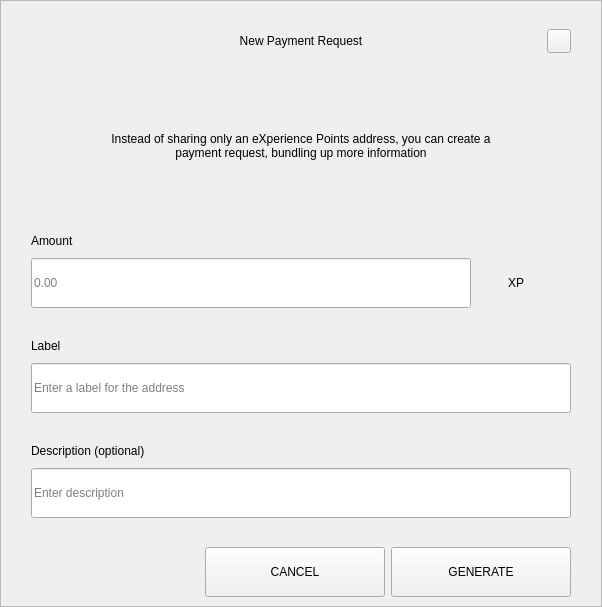
<?xml version="1.0" encoding="UTF-8"?>
<ui version="4.0">
 <class>RequestDialog</class>
 <widget class="QDialog" name="RequestDialog">
  <property name="geometry">
   <rect>
    <x>0</x>
    <y>0</y>
    <width>602</width>
    <height>607</height>
   </rect>
  </property>
  <property name="windowTitle">
   <string>Dialog</string>
  </property>
  <layout class="QVBoxLayout" name="verticalLayout_5">
   <property name="spacing">
    <number>0</number>
   </property>
   <property name="leftMargin">
    <number>0</number>
   </property>
   <property name="topMargin">
    <number>0</number>
   </property>
   <property name="rightMargin">
    <number>0</number>
   </property>
   <property name="bottomMargin">
    <number>0</number>
   </property>
   <item>
    <widget class="QFrame" name="frame">
     <property name="styleSheet">
      <string notr="true"/>
     </property>
     <property name="frameShape">
      <enum>QFrame::StyledPanel</enum>
     </property>
     <property name="frameShadow">
      <enum>QFrame::Raised</enum>
     </property>
     <layout class="QVBoxLayout" name="verticalLayout_4" stretch="1,0,0">
      <property name="spacing">
       <number>0</number>
      </property>
      <property name="leftMargin">
       <number>30</number>
      </property>
      <property name="topMargin">
       <number>20</number>
      </property>
      <property name="rightMargin">
       <number>30</number>
      </property>
      <property name="bottomMargin">
       <number>0</number>
      </property>
      <item>
       <layout class="QHBoxLayout" name="horizontalLayout_3">
        <property name="spacing">
         <number>0</number>
        </property>
        <item>
         <spacer name="horizontalSpacer_21">
          <property name="orientation">
           <enum>Qt::Horizontal</enum>
          </property>
          <property name="sizeHint" stdset="0">
           <size>
            <width>40</width>
            <height>20</height>
           </size>
          </property>
         </spacer>
        </item>
        <item>
         <widget class="QLabel" name="labelTitle">
          <property name="minimumSize">
           <size>
            <width>0</width>
            <height>40</height>
           </size>
          </property>
          <property name="maximumSize">
           <size>
            <width>16777215</width>
            <height>40</height>
           </size>
          </property>
          <property name="styleSheet">
           <string notr="true">padding-left:24px;</string>
          </property>
          <property name="text">
           <string>New Payment Request</string>
          </property>
          <property name="alignment">
           <set>Qt::AlignCenter</set>
          </property>
          <property name="margin">
           <number>7</number>
          </property>
         </widget>
        </item>
        <item>
         <spacer name="horizontalSpacer">
          <property name="orientation">
           <enum>Qt::Horizontal</enum>
          </property>
          <property name="sizeHint" stdset="0">
           <size>
            <width>40</width>
            <height>20</height>
           </size>
          </property>
         </spacer>
        </item>
        <item>
         <widget class="QPushButton" name="btnEsc">
          <property name="minimumSize">
           <size>
            <width>24</width>
            <height>24</height>
           </size>
          </property>
          <property name="maximumSize">
           <size>
            <width>24</width>
            <height>24</height>
           </size>
          </property>
          <property name="focusPolicy">
           <enum>Qt::NoFocus</enum>
          </property>
          <property name="text">
           <string/>
          </property>
         </widget>
        </item>
       </layout>
      </item>
      <item>
       <widget class="QStackedWidget" name="stack">
        <property name="minimumSize">
         <size>
          <width>540</width>
          <height>0</height>
         </size>
        </property>
        <property name="maximumSize">
         <size>
          <width>540</width>
          <height>16777215</height>
         </size>
        </property>
        <property name="currentIndex">
         <number>0</number>
        </property>
        <widget class="QWidget" name="page_1">
         <property name="minimumSize">
          <size>
           <width>540</width>
           <height>0</height>
          </size>
         </property>
         <property name="maximumSize">
          <size>
           <width>540</width>
           <height>16777215</height>
          </size>
         </property>
         <layout class="QVBoxLayout" name="layout1">
          <property name="spacing">
           <number>0</number>
          </property>
          <property name="leftMargin">
           <number>0</number>
          </property>
          <property name="topMargin">
           <number>0</number>
          </property>
          <property name="rightMargin">
           <number>0</number>
          </property>
          <property name="bottomMargin">
           <number>0</number>
          </property>
          <item>
           <spacer name="verticalSpacer_21">
            <property name="orientation">
             <enum>Qt::Vertical</enum>
            </property>
            <property name="sizeType">
             <enum>QSizePolicy::Fixed</enum>
            </property>
            <property name="sizeHint" stdset="0">
             <size>
              <width>20</width>
              <height>30</height>
             </size>
            </property>
           </spacer>
          </item>
          <item alignment="Qt::AlignHCenter">
           <widget class="QLabel" name="labelMessage">
            <property name="minimumSize">
             <size>
              <width>400</width>
              <height>50</height>
             </size>
            </property>
            <property name="text">
             <string>Instead of sharing only an eXperience Points address, you can create a payment request, bundling up more information</string>
            </property>
            <property name="alignment">
             <set>Qt::AlignCenter</set>
            </property>
            <property name="wordWrap">
             <bool>true</bool>
            </property>
           </widget>
          </item>
          <item alignment="Qt::AlignBottom">
           <widget class="QWidget" name="containerAmount" native="true">
            <layout class="QVBoxLayout" name="verticalLayout">
             <property name="spacing">
              <number>9</number>
             </property>
             <property name="leftMargin">
              <number>0</number>
             </property>
             <property name="topMargin">
              <number>0</number>
             </property>
             <property name="rightMargin">
              <number>0</number>
             </property>
             <property name="bottomMargin">
              <number>0</number>
             </property>
             <item>
              <widget class="QLabel" name="labelSubtitleAmount">
               <property name="minimumSize">
                <size>
                 <width>350</width>
                 <height>16</height>
                </size>
               </property>
               <property name="maximumSize">
                <size>
                 <width>16777215</width>
                 <height>16</height>
                </size>
               </property>
               <property name="text">
                <string>Amount</string>
               </property>
              </widget>
             </item>
             <item alignment="Qt::AlignTop">
              <widget class="QWidget" name="layoutAmount" native="true">
               <layout class="QHBoxLayout" name="horizontalLayout" stretch="2,0">
                <property name="spacing">
                 <number>0</number>
                </property>
                <property name="leftMargin">
                 <number>0</number>
                </property>
                <property name="topMargin">
                 <number>0</number>
                </property>
                <property name="rightMargin">
                 <number>0</number>
                </property>
                <property name="bottomMargin">
                 <number>0</number>
                </property>
                <item>
                 <widget class="QLineEdit" name="lineEditAmount">
                  <property name="minimumSize">
                   <size>
                    <width>0</width>
                    <height>50</height>
                   </size>
                  </property>
                  <property name="maximumSize">
                   <size>
                    <width>16777215</width>
                    <height>50</height>
                   </size>
                  </property>
                  <property name="placeholderText">
                   <string notr="true">0.00</string>
                  </property>
                 </widget>
                </item>
                <item>
                 <widget class="QWidget" name="comboContainer" native="true">
                  <property name="minimumSize">
                   <size>
                    <width>100</width>
                    <height>50</height>
                   </size>
                  </property>
                  <property name="maximumSize">
                   <size>
                    <width>16777215</width>
                    <height>50</height>
                   </size>
                  </property>
                  <layout class="QHBoxLayout" name="horizontalLayout_31">
                   <property name="spacing">
                    <number>0</number>
                   </property>
                   <property name="leftMargin">
                    <number>0</number>
                   </property>
                   <property name="topMargin">
                    <number>0</number>
                   </property>
                   <property name="rightMargin">
                    <number>10</number>
                   </property>
                   <property name="bottomMargin">
                    <number>0</number>
                   </property>
                   <item>
                    <widget class="QLabel" name="comboBoxCoin">
                     <property name="text">
                      <string>XP</string>
                     </property>
                     <property name="alignment">
                      <set>Qt::AlignCenter</set>
                     </property>
                    </widget>
                   </item>
                  </layout>
                 </widget>
                </item>
               </layout>
              </widget>
             </item>
            </layout>
           </widget>
          </item>
          <item>
           <spacer name="verticalSpacer_31">
            <property name="orientation">
             <enum>Qt::Vertical</enum>
            </property>
            <property name="sizeType">
             <enum>QSizePolicy::Fixed</enum>
            </property>
            <property name="sizeHint" stdset="0">
             <size>
              <width>20</width>
              <height>30</height>
             </size>
            </property>
           </spacer>
          </item>
          <item>
           <layout class="QVBoxLayout" name="verticalLayoutLabel">
            <property name="spacing">
             <number>9</number>
            </property>
            <item>
             <widget class="QLabel" name="labelSubtitleLabel">
              <property name="minimumSize">
               <size>
                <width>0</width>
                <height>16</height>
               </size>
              </property>
              <property name="maximumSize">
               <size>
                <width>16777215</width>
                <height>16</height>
               </size>
              </property>
              <property name="text">
               <string>Label</string>
              </property>
             </widget>
            </item>
            <item>
             <widget class="QLineEdit" name="lineEditLabel">
              <property name="minimumSize">
               <size>
                <width>0</width>
                <height>50</height>
               </size>
              </property>
              <property name="maximumSize">
               <size>
                <width>16777215</width>
                <height>50</height>
               </size>
              </property>
              <property name="placeholderText">
               <string>Enter a label for the address</string>
              </property>
             </widget>
            </item>
           </layout>
          </item>
          <item>
           <spacer name="verticalSpacer_34">
            <property name="orientation">
             <enum>Qt::Vertical</enum>
            </property>
            <property name="sizeType">
             <enum>QSizePolicy::Fixed</enum>
            </property>
            <property name="sizeHint" stdset="0">
             <size>
              <width>20</width>
              <height>30</height>
             </size>
            </property>
           </spacer>
          </item>
          <item>
           <layout class="QVBoxLayout" name="verticalLayoutDescription">
            <property name="spacing">
             <number>9</number>
            </property>
            <item>
             <widget class="QLabel" name="labelSubtitleDescription">
              <property name="minimumSize">
               <size>
                <width>0</width>
                <height>16</height>
               </size>
              </property>
              <property name="maximumSize">
               <size>
                <width>16777215</width>
                <height>16</height>
               </size>
              </property>
              <property name="text">
               <string>Description (optional)</string>
              </property>
             </widget>
            </item>
            <item>
             <widget class="QLineEdit" name="lineEditDescription">
              <property name="minimumSize">
               <size>
                <width>0</width>
                <height>50</height>
               </size>
              </property>
              <property name="maximumSize">
               <size>
                <width>16777215</width>
                <height>50</height>
               </size>
              </property>
              <property name="placeholderText">
               <string>Enter description</string>
              </property>
             </widget>
            </item>
            <item>
             <spacer name="verticalSpacer_4">
              <property name="orientation">
               <enum>Qt::Vertical</enum>
              </property>
              <property name="sizeType">
               <enum>QSizePolicy::Fixed</enum>
              </property>
              <property name="sizeHint" stdset="0">
               <size>
                <width>20</width>
                <height>20</height>
               </size>
              </property>
             </spacer>
            </item>
           </layout>
          </item>
         </layout>
        </widget>
        <widget class="QWidget" name="page_2">
         <layout class="QVBoxLayout" name="layout2">
          <item>
           <spacer name="verticalSpacer_5">
            <property name="orientation">
             <enum>Qt::Vertical</enum>
            </property>
            <property name="sizeType">
             <enum>QSizePolicy::Fixed</enum>
            </property>
            <property name="sizeHint" stdset="0">
             <size>
              <width>20</width>
              <height>50</height>
             </size>
            </property>
           </spacer>
          </item>
          <item alignment="Qt::AlignHCenter">
           <widget class="QLabel" name="labelQrImg">
            <property name="minimumSize">
             <size>
              <width>260</width>
              <height>260</height>
             </size>
            </property>
            <property name="maximumSize">
             <size>
              <width>260</width>
              <height>260</height>
             </size>
            </property>
            <property name="text">
             <string/>
            </property>
            <property name="alignment">
             <set>Qt::AlignCenter</set>
            </property>
           </widget>
          </item>
          <item>
           <spacer name="verticalSpacer_2">
            <property name="orientation">
             <enum>Qt::Vertical</enum>
            </property>
            <property name="sizeType">
             <enum>QSizePolicy::Fixed</enum>
            </property>
            <property name="sizeHint" stdset="0">
             <size>
              <width>20</width>
              <height>30</height>
             </size>
            </property>
           </spacer>
          </item>
          <item alignment="Qt::AlignHCenter">
           <widget class="QLabel" name="labelAddress">
            <property name="text">
             <string>D7VFR83SQbiezrW72hjcWJtcfip5krte2Z </string>
            </property>
           </widget>
          </item>
          <item>
           <spacer name="verticalSpacer_32">
            <property name="orientation">
             <enum>Qt::Vertical</enum>
            </property>
            <property name="sizeType">
             <enum>QSizePolicy::Expanding</enum>
            </property>
            <property name="sizeHint" stdset="0">
             <size>
              <width>20</width>
              <height>20</height>
             </size>
            </property>
           </spacer>
          </item>
          <item>
           <layout class="QHBoxLayout" name="horizontal">
            <property name="leftMargin">
             <number>20</number>
            </property>
            <property name="rightMargin">
             <number>20</number>
            </property>
            <property name="bottomMargin">
             <number>20</number>
            </property>
            <item>
             <spacer name="horizontalSpacer_4">
              <property name="orientation">
               <enum>Qt::Horizontal</enum>
              </property>
              <property name="sizeHint" stdset="0">
               <size>
                <width>40</width>
                <height>20</height>
               </size>
              </property>
             </spacer>
            </item>
            <item>
             <widget class="QPushButton" name="btnCopyAddress">
              <property name="minimumSize">
               <size>
                <width>180</width>
                <height>50</height>
               </size>
              </property>
              <property name="text">
               <string>COPY ADDRESS</string>
              </property>
             </widget>
            </item>
            <item>
             <widget class="QPushButton" name="btnCopyUrl">
              <property name="minimumSize">
               <size>
                <width>180</width>
                <height>50</height>
               </size>
              </property>
              <property name="text">
               <string>COPY URL</string>
              </property>
             </widget>
            </item>
            <item>
             <spacer name="horizontalSpacer_2">
              <property name="orientation">
               <enum>Qt::Horizontal</enum>
              </property>
              <property name="sizeHint" stdset="0">
               <size>
                <width>40</width>
                <height>20</height>
               </size>
              </property>
             </spacer>
            </item>
           </layout>
          </item>
         </layout>
        </widget>
       </widget>
      </item>
      <item>
       <widget class="QWidget" name="buttonsStack" native="true">
        <layout class="QHBoxLayout" name="horizontalLayout_5">
         <property name="leftMargin">
          <number>20</number>
         </property>
         <property name="rightMargin">
          <number>0</number>
         </property>
         <item>
          <spacer name="horizontalSpacer_41">
           <property name="orientation">
            <enum>Qt::Horizontal</enum>
           </property>
           <property name="sizeHint" stdset="0">
            <size>
             <width>40</width>
             <height>20</height>
            </size>
           </property>
          </spacer>
         </item>
         <item>
          <widget class="QPushButton" name="btnCancel">
           <property name="minimumSize">
            <size>
             <width>180</width>
             <height>50</height>
            </size>
           </property>
           <property name="focusPolicy">
            <enum>Qt::NoFocus</enum>
           </property>
           <property name="text">
            <string>CANCEL</string>
           </property>
          </widget>
         </item>
         <item>
          <widget class="QPushButton" name="btnSave">
           <property name="minimumSize">
            <size>
             <width>180</width>
             <height>50</height>
            </size>
           </property>
           <property name="focusPolicy">
            <enum>Qt::NoFocus</enum>
           </property>
           <property name="text">
            <string>GENERATE</string>
           </property>
          </widget>
         </item>
        </layout>
       </widget>
      </item>
     </layout>
    </widget>
   </item>
  </layout>
 </widget>
 <resources/>
 <connections/>
</ui>
